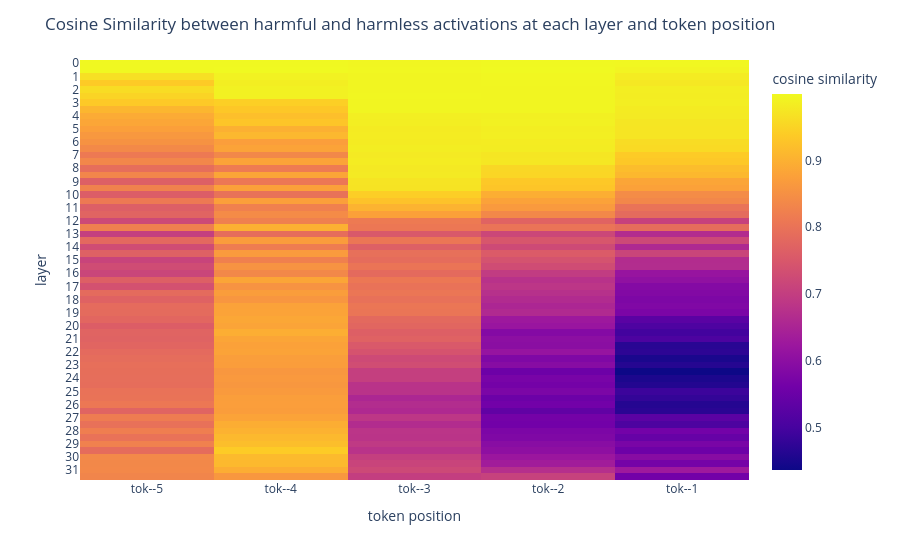

Notebook source saved alongside this figure:
### Markdown cell above
### Visualize Cosine Similarities

Show how similar harmful and harmless activations are at each layer and token position.

### Code cell
# Prepare data for heatmap (matching parent notebook style)
num_layers, num_act_modules, num_tokens = similarity_scores.shape
data = similarity_scores.reshape(-1, similarity_scores.shape[-1])

# Create labels using parent notebook method
y_labels = sum([[f"{layer}-mid", f"{layer}-post"] for layer in range(num_layers)], [])
x_labels = [f"tok-{i}" for i in range(-num_tokens, 0)]

# Create heatmap
fig = px.imshow(
    data,
    y=y_labels,
    labels={"x": "token position", "y": "layer", "color": "cosine similarity"},
    aspect="auto",
    # No zmin/zmax - let it auto-scale to actual data range
)

fig.update_layout(
    xaxis={
        "tickmode": "array",
        "ticktext": x_labels,
        "tickvals": list(range(len(x_labels))),
    },
    yaxis={
        "tickmode": "array",
        "ticktext": list(range(num_layers)),  # Show layer numbers: 0, 1, 2, ...
        "tickvals": list(range(0, len(y_labels), len(act_names))),  # One tick per layer
    },
    title=(
        "Cosine Similarity between harmful and harmless activations at each layer and"
        " token position"
    ),
)

fig.show()

# Save figure
fig.write_html(VISUALIZATION_DIR / "activation_similarities.html")

### Figure 1 — Plotly figure (JSON) as saved in the notebook; plotly's stock layout.template omitted (floating-point values rounded to 4 significant figures; data arrays with more than 128 entries replaced by an {"elided": "..."} marker saying what was removed)
{"data": [{"coloraxis": "coloraxis", "hovertemplate": "token position: %{x}<br>layer: %{y}<br>cosine similarity: %{z}<extra></extra>", "name": "0", "type": "heatmap", "xaxis": "x", "y": ["0-mid", "0-post", "1-mid", "1-post", "2-mid", "2-post", "3-mid", "3-post", "4-mid", "4-post", "5-mid", "5-post", "6-mid", "6-post", "7-mid", "7-post", "8-mid", "8-post", "9-mid", "9-post", "10-mid", "10-post", "11-mid", "11-post", "12-mid", "12-post", "13-mid", "13-post", "14-mid", "14-post", "15-mid", "15-post", "16-mid", "16-post", "17-mid", "17-post", "18-mid", "18-post", "19-mid", "19-post", "20-mid", "20-post", "21-mid", "21-post", "22-mid", "22-post", "23-mid", "23-post", "24-mid", "24-post", "25-mid", "25-post", "26-mid", "26-post", "27-mid", "27-post", "28-mid", "28-post", "29-mid", "29-post", "30-mid", "30-post", "31-mid", "31-post"], "yaxis": "y", "z": {"elided": "64x5 float values"}}], "layout": {"coloraxis": {"colorbar": {"title": {"text": "cosine similarity"}}, "colorscale": [[0, "#0d0887"], [0.1111, "#46039f"], [0.2222, "#7201a8"], [0.3333, "#9c179e"], [0.4444, "#bd3786"], [0.5556, "#d8576b"], [0.6667, "#ed7953"], [0.7778, "#fb9f3a"], [0.8889, "#fdca26"], [1, "#f0f921"]]}, "margin": {"t": 60}, "title": {"text": "Cosine Similarity between harmful and harmless activations at each layer and token position"}, "xaxis": {"anchor": "y", "domain": [0, 1], "tickmode": "array", "ticktext": ["tok--5", "tok--4", "tok--3", "tok--2", "tok--1"], "tickvals": [0, 1, 2, 3, 4], "title": {"text": "token position"}}, "yaxis": {"anchor": "x", "autorange": "reversed", "domain": [0, 1], "tickmode": "array", "ticktext": [0, 1, 2, 3, 4, 5, 6, 7, 8, 9, 10, 11, 12, 13, 14, 15, 16, 17, 18, 19, 20, 21, 22, 23, 24, 25, 26, 27, 28, 29, 30, 31], "tickvals": [0, 2, 4, 6, 8, 10, 12, 14, 16, 18, 20, 22, 24, 26, 28, 30, 32, 34, 36, 38, 40, 42, 44, 46, 48, 50, 52, 54, 56, 58, 60, 62], "title": {"text": "layer"}}}}
